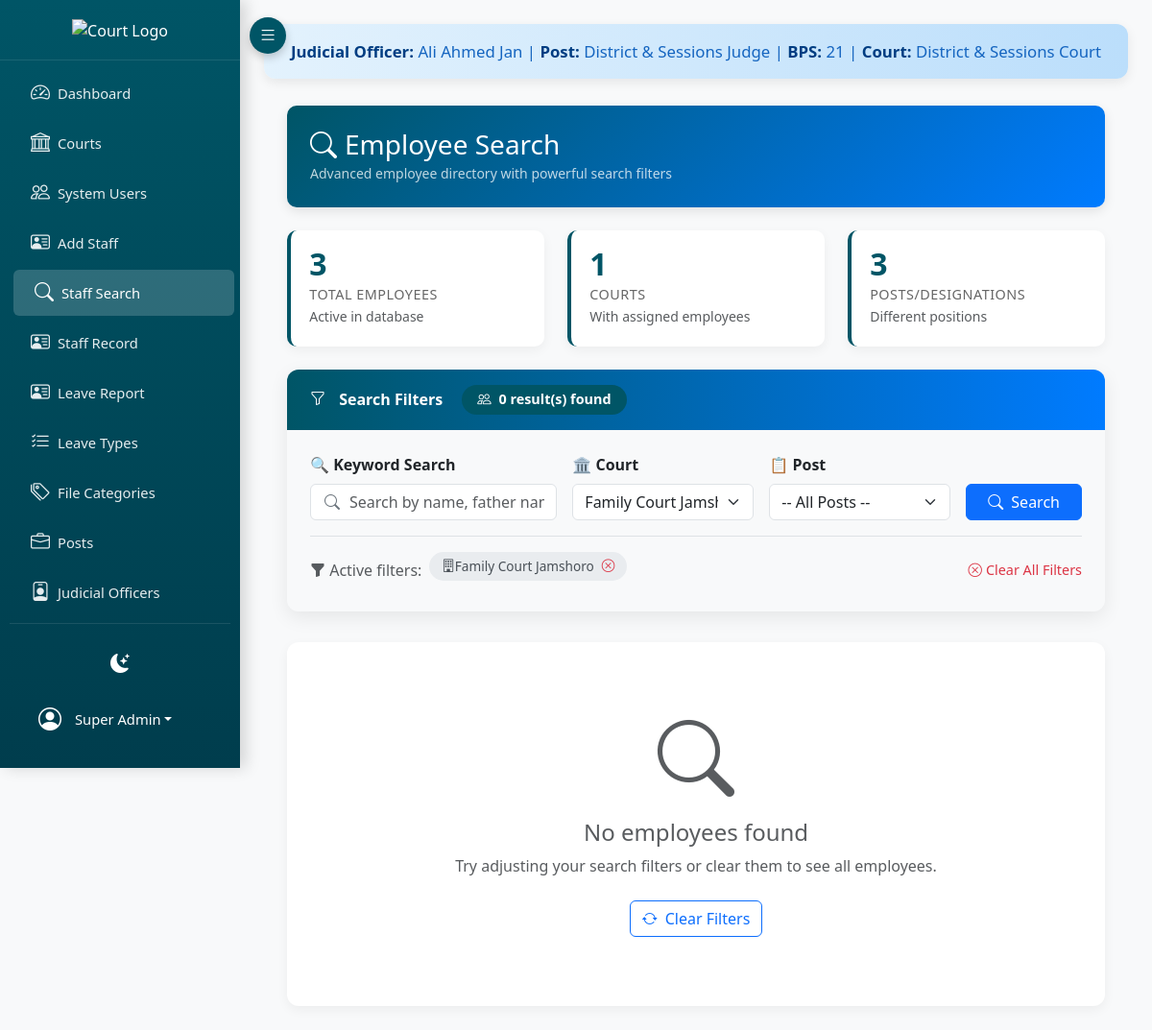
/project_root/index.php?page=employee_search&court_id=12 (signed in), run on an earlier commit of the app's database.
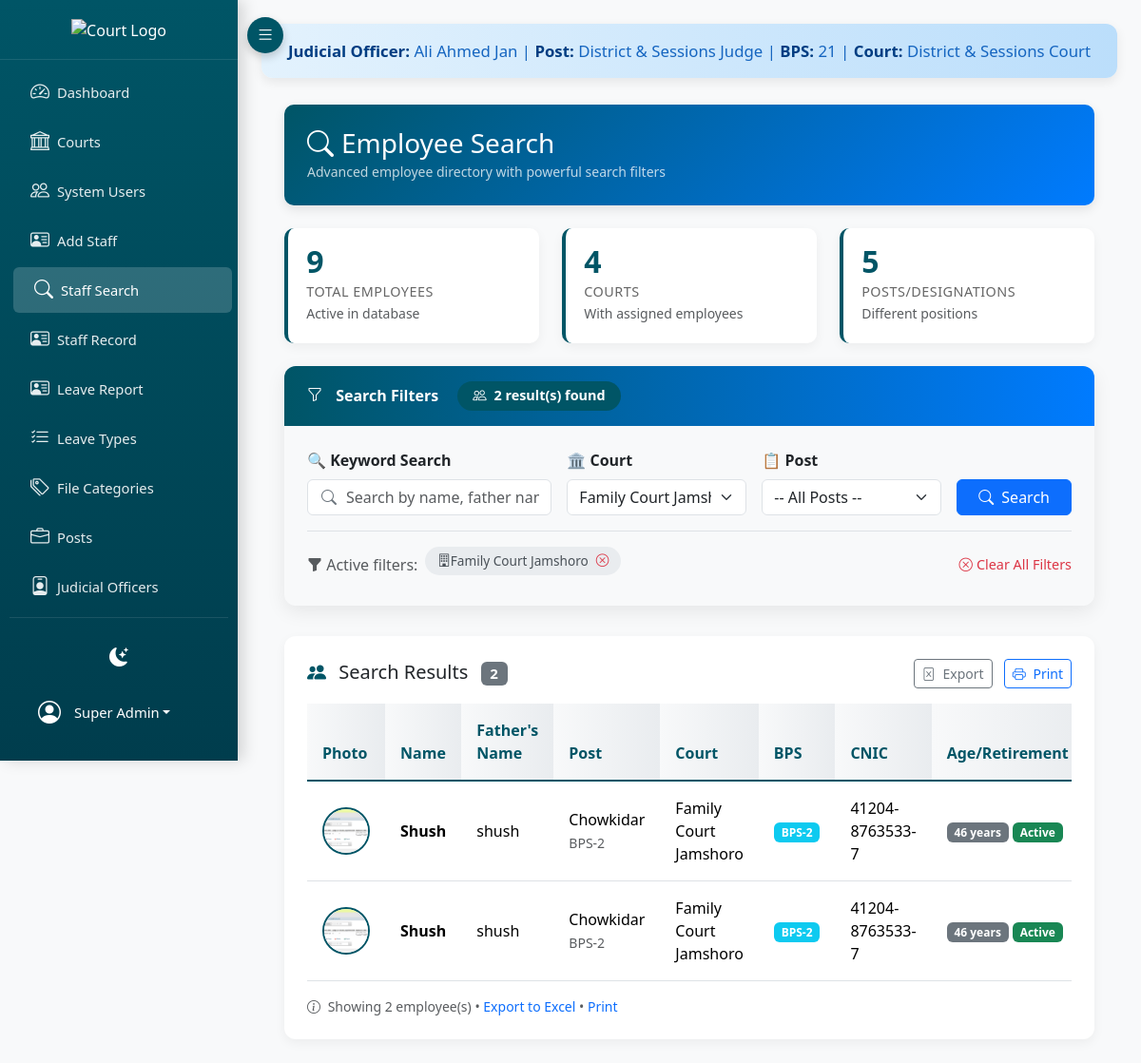
And on a later commit of the database.
### tables this page shows
CREATE TABLE IF NOT EXISTS `employee_details` (
  `id` int(11) NOT NULL AUTO_INCREMENT,
  `name` varchar(150) NOT NULL,
  `father_name` varchar(150) NOT NULL,
  `post_id` int(11) NOT NULL,
  `court_id` int(11) NOT NULL,
  `bps` varchar(20) NOT NULL,
  `date_of_birth` date DEFAULT NULL,
  `date_of_appointment` date NOT NULL,
  `date_of_retirement` date NOT NULL,
  `cnic` varchar(20) DEFAULT NULL,
  `pic` varchar(255) DEFAULT NULL,
  `created_at` timestamp NULL DEFAULT CURRENT_TIMESTAMP,
  `updated_at` timestamp NULL DEFAULT CURRENT_TIMESTAMP ON UPDATE CURRENT_TIMESTAMP,
  PRIMARY KEY (`id`),
  KEY `fk_post` (`post_id`),
  KEY `fk_employee_details_court` (`court_id`)
);

CREATE TABLE IF NOT EXISTS `posts` (
  `id` int(11) NOT NULL AUTO_INCREMENT,
  `serial_no` int(11) DEFAULT '0',
  `court_name` varchar(100) NOT NULL,
  `post_name` varchar(255) NOT NULL,
  `bps` int(11) NOT NULL,
  `sanctioned_strength` int(11) DEFAULT '0',
  `working_strength` int(11) DEFAULT '0',
  `vacant` int(11) GENERATED ALWAYS AS ((`sanctioned_strength` - `working_strength`)) STORED,
  PRIMARY KEY (`id`)
);

CREATE TABLE IF NOT EXISTS `courts` (
  `id` int(11) NOT NULL AUTO_INCREMENT,
  `name` varchar(255) NOT NULL,
  `district` varchar(255) DEFAULT NULL,
  `taluka` varchar(255) DEFAULT NULL,
  PRIMARY KEY (`id`)
);

### backend/views/employee_search.php (the view, shortened to what the changed rows need)
<?php
include __DIR__ . '/header.php';
$courts = $pdo->query("SELECT id, name FROM courts ORDER BY name ASC")->fetchAll(PDO::FETCH_ASSOC);
$statsStmt = $pdo->query("
    SELECT
        COUNT(*) as total_employees,
        COUNT(DISTINCT court_id) as total_courts,
        COUNT(DISTINCT post_id) as total_posts
    FROM employee_details
");
$stats = $statsStmt->fetch(PDO::FETCH_ASSOC);
$searchResults = [];
$searchPerformed = false;
if ($_GET && (!empty($_GET['search_emp']) || !empty($_GET['court_id']) || !empty($_GET['post_id']))) {
    $searchPerformed = true;
    $where = [];
    $params = [];
    if (!empty($_GET['court_id'])) {
        $where[] = "ed.court_id = :court";
        $params[':court'] = (int)$_GET['court_id'];
    }
    $sql = "
        SELECT ed.id, ed.name, ed.father_name, ed.cnic, ed.bps, ed.pic,
               p.post_name, c.name AS court_name,
               ed.date_of_birth, ed.date_of_appointment, ed.date_of_retirement
        FROM employee_details ed
        JOIN posts p ON p.id = ed.post_id
        JOIN courts c ON c.id = ed.court_id
    ";
    if ($where) {
        $sql .= " WHERE " . implode(" AND ", $where);
    }
    $sql .= " ORDER BY ed.name ASC";
    $stmt = $pdo->prepare($sql);
    $stmt->execute($params);
    $searchResults = $stmt->fetchAll(PDO::FETCH_ASSOC);
}
$today = new DateTime();
?>
<div class="container-fluid">
    <div class="page-title">
        <h3 class="mb-0"><i class="bi bi-search me-2"></i>Employee Search</h3>
        <small class="opacity-75">Advanced employee directory with powerful search filters</small>
    </div>
    <div class="row mb-4">
        <div class="col-md-4">
            <div class="stats-card">
                <div class="stats-number"><?= number_format($stats['total_employees']) ?></div>
                <div class="stats-label">Total Employees</div>
                <small class="text-muted">Active in database</small>
            </div>
        </div>
        <div class="col-md-4">
            <div class="stats-card">
                <div class="stats-number"><?= number_format($stats['total_courts']) ?></div>
                <div class="stats-label">Courts</div>
                <small class="text-muted">With assigned employees</small>
            </div>
        </div>
        <div class="col-md-4">
            <div class="stats-card">
                <div class="stats-number"><?= number_format($stats['total_posts']) ?></div>
                <div class="stats-label">Posts/Designations</div>
                <small class="text-muted">Different positions</small>
            </div>
        </div>
    </div>
    <div class="search-card">
        <div class="search-header">
            <i class="bi bi-funnel"></i> Search Filters
            <?php if ($searchPerformed): ?>
                <span class="result-count ms-3">
                    <i class="bi bi-people me-1"></i> <?= count($searchResults) ?> result(s) found
                </span>
            <?php endif; ?>
        </div>
        <div class="card-body p-4">
            <form method="get" class="row g-3" id="searchForm">
                <div class="col-md-4">
                    <label class="form-label fw-bold">🔍 Keyword Search</label>
                    <div class="search-input-group">
                        <i class="bi bi-search"></i>
                        <input type="text" name="search_emp"
                               value="<?= htmlspecialchars($_GET['search_emp'] ?? '') ?>"
                               class="form-control"
                               placeholder="Search by name, father name, CNIC, post, court...">
                    </div>
                </div>
                <div class="col-md-3">
                    <label class="form-label fw-bold">🏛️ Court</label>
                    <select name="court_id" class="form-select">
                        <?php foreach ($courts as $c): ?>
                            <option value="<?= $c['id'] ?>" <?= ($_GET['court_id'] ?? '') == $c['id'] ? 'selected' : '' ?>>
                                <?= htmlspecialchars($c['name']) ?>
                            </option>
                        <?php endforeach; ?>
                    </select>
                </div>
                <div class="col-md-3">
                    <label class="form-label fw-bold">📋 Post</label>
                    <select name="post_id" class="form-select">
                        <option value="">-- All Posts --</option>
                    </select>
                </div>
                <div class="col-md-2 d-flex align-items-end">
                    <button type="submit" class="btn btn-primary w-100">
                        <i class="bi bi-search me-2"></i>Search
                    </button>
                </div>
            </form>
            <?php if (!empty($_GET['search_emp']) || !empty($_GET['court_id']) || !empty($_GET['post_id'])): ?>
                <div class="mt-3 pt-3 border-top">
                    <div class="d-flex align-items-center flex-wrap">
                        <span class="me-2 text-muted"><i class="bi bi-funnel-fill"></i> Active filters:</span>
                        <?php if (!empty($_GET['court_id'])):
                            $courtName = '';
                            foreach ($courts as $c) {
                                if ($c['id'] == $_GET['court_id']) {
                                    $courtName = $c['name'];
                                    break;
                                }
                            }
                        ?>
                            <span class="filter-badge">
                                <i class="bi bi-building"></i> <?= htmlspecialchars($courtName) ?>
                                <a href="?page=employee_search&search_emp=<?= urlencode($_GET['search_emp'] ?? '') ?>&post_id=<?= urlencode($_GET['post_id'] ?? '') ?>" class="remove-filter" title="Remove">
                                    <i class="bi bi-x-circle"></i>
                                </a>
                            </span>
                        <?php endif; ?>
                        <a href="?page=employee_search" class="clear-filters ms-auto">
                            <i class="bi bi-x-circle me-1"></i> Clear All Filters
                        </a>
                    </div>
                </div>
            <?php endif; ?>
        </div>
    </div>
    <?php if ($searchPerformed): ?>
        <div class="table-container">
            <?php if (empty($searchResults)): ?>
                <div class="text-center py-5">
                    <i class="bi bi-search display-1 text-muted"></i>
                    <h4 class="mt-3 text-muted">No employees found</h4>
                    <p class="text-muted">Try adjusting your search filters or clear them to see all employees.</p>
                    <a href="?page=employee_search" class="btn btn-outline-primary mt-2">
                        <i class="bi bi-arrow-repeat me-2"></i>Clear Filters
                    </a>
                </div>
            <?php else: ?>
                <div class="d-flex justify-content-between align-items-center mb-3">
                    <h5 class="mb-0">
                        <i class="bi bi-people-fill me-2" style="color: var(--primary-color);"></i>
                        Search Results
                        <span class="badge bg-secondary ms-2"><?= count($searchResults) ?></span>
                    </h5>
                    <div>
                        <button class="btn btn-sm btn-outline-secondary" onclick="exportToExcel()">
                            <i class="bi bi-file-excel me-1"></i> Export
                        </button>
                        <button class="btn btn-sm btn-outline-primary ms-2" onclick="window.print()">
                            <i class="bi bi-printer me-1"></i> Print
                        </button>
                    </div>
                </div>
                <div class="table-responsive">
                    <table class="table table-hover align-middle">
                        <thead>
                            <tr>
                                <th>Photo</th>
                                <th>Name</th>
                                <th>Father's Name</th>
                                <th>Post</th>
                                <th>Court</th>
                                <th>BPS</th>
                                <th>CNIC</th>
                                <th>Age/Retirement</th>
                            </tr>
                        </thead>
                        <tbody>
                            <?php foreach ($searchResults as $e):
                                $age = null;
                                $retirementStatus = '';
                                $retirementClass = '';
                                if (!empty($e['date_of_birth'])) {
                                    $dob = new DateTime($e['date_of_birth']);
                                    $age = $dob->diff($today)->y;
                                }
                                if (!empty($e['date_of_retirement'])) {
                                    $retirementDate = new DateTime($e['date_of_retirement']);
                                    $daysToRetirement = $today->diff($retirementDate)->days;
                                    if ($retirementDate < $today) {
                                        $retirementStatus = 'Retired';
                                        $retirementClass = 'badge bg-danger';
                                    } elseif ($daysToRetirement <= 365) {
                                        $retirementStatus = 'Retiring soon';
                                        $retirementClass = 'badge bg-warning text-dark';
                                    } else {
                                        $retirementStatus = 'Active';
                                        $retirementClass = 'badge bg-success';
                                    }
                                }
                            ?>
                                <tr>
                                    <td>
                                        <?php if (!empty($e['pic'])): ?>
                                            <img src="<?= '../uploads/employees/' . htmlspecialchars($e['pic']) ?>"
                                                 alt="Profile" class="employee-pic"
                                                 data-bs-toggle="modal" data-bs-target="#picModal"
                                                 onclick="showPic('../uploads/employees/<?= htmlspecialchars($e['pic']) ?>')"
                                                 title="Click to enlarge">
                                        <?php else: ?>
                                            <div class="no-pic">
                                                <i class="bi bi-person"></i>
                                            </div>
                                        <?php endif; ?>
                                    </td>
                                    <td>
                                        <strong><?= htmlspecialchars($e['name']) ?></strong>
                                    </td>
                                    <td><?= htmlspecialchars($e['father_name']) ?></td>
                                    <td>
                                        <?= htmlspecialchars($e['post_name']) ?>
                                        <?php if (!empty($e['bps'])): ?>
                                            <br><small class="text-muted">BPS-<?= htmlspecialchars($e['bps']) ?></small>
                                        <?php endif; ?>
                                    </td>
                                    <td><?= htmlspecialchars($e['court_name']) ?></td>
                                    <td><span class="badge bg-info">BPS-<?= htmlspecialchars($e['bps']) ?></span></td>
                                    <td>
                                        <?php if (!empty($e['cnic'])): ?>
                                            <?= htmlspecialchars($e['cnic']) ?>
                                        <?php else: ?>
                                            <span class="text-muted">—</span>
                                        <?php endif; ?>
                                    </td>
                                    <td>
                                        <?php if ($age): ?>
                                            <span class="badge bg-secondary"><?= $age ?> years</span>
                                        <?php endif; ?>
                                        <?php if ($retirementStatus): ?>
                                            <span class="<?= $retirementClass ?>"><?= $retirementStatus ?></span>
                                        <?php endif; ?>
                                    </td>
                                </tr>
                            <?php endforeach; ?>
                        </tbody>
                    </table>
                </div>
                <div class="mt-3 text-muted small">
                    <i class="bi bi-info-circle me-1"></i>
                    Showing <?= count($searchResults) ?> employee(s) •
                    <a href="#" onclick="exportToExcel()" class="text-decoration-none">Export to Excel</a> •
                    <a href="#" onclick="window.print()" class="text-decoration-none">Print</a>
                </div>
            <?php endif; ?>
        </div>
    <?php endif; ?>
</div>
<?php include __DIR__ . '/footer.php'; ?>

What changed in the data, as far as the page shows it:
added employee_details: pic (picture), name "Shush", father_name "shush", post.post_name "Chowkidar", bps "2", court.name "Family Court Jamshoro", cnic "41204-8763533-7", date_of_birth "46", date_of_retirement "Active"
added employee_details: pic (picture), name "Shush", father_name "shush", post.post_name "Chowkidar", bps "2", court.name "Family Court Jamshoro", cnic "41204-8763533-7", date_of_birth "46", date_of_retirement "Active"
Also different on the page:
$stats['total_employees']: "3" → "9"
$stats['total_courts']: "1" → "4"
$stats['total_posts']: "3" → "5"
count($searchResults): "0" → "2"
count($searchResults): (not shown) → "2"
text no longer shown: "No employees found Try adjusting your search filters or clear them to see all employees. Clear Filters"
text now shown: "Search Results Export Print Photo Name Father's Name Post Court BPS CNIC Age/Retirement Showing employee(s) • Export to Excel • Print"
